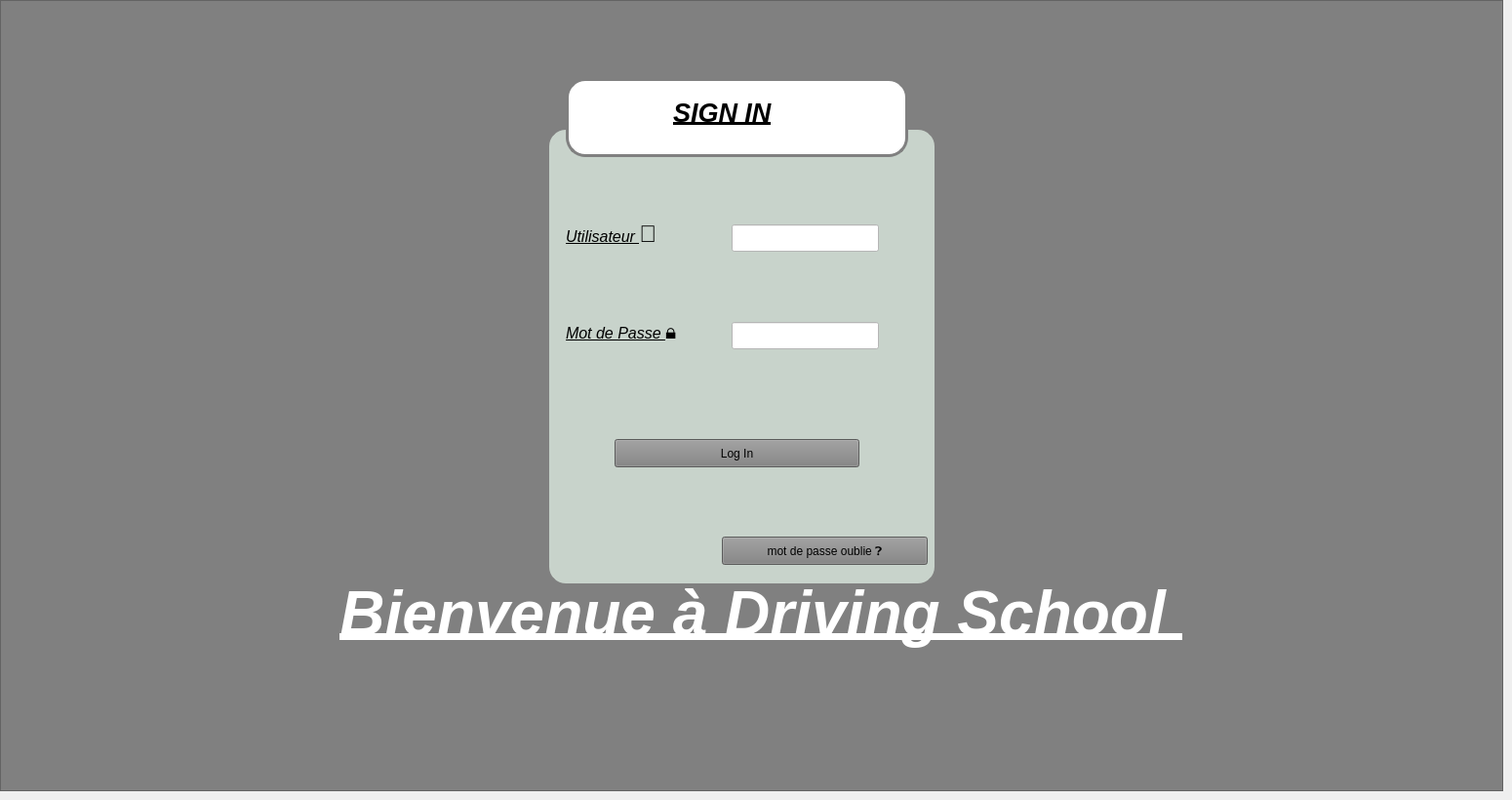
    <widget class="QWidget" name="login">
     <attribute name="title">
      <string>Page</string>
     </attribute>
     <widget class="QFrame" name="frame_2">
      <property name="geometry">
       <rect>
        <x>0</x>
        <y>0</y>
        <width>1541</width>
        <height>811</height>
       </rect>
      </property>
      <property name="styleSheet">
       <string notr="true">background-color: grey;</string>
      </property>
      <property name="frameShape">
       <enum>QFrame::Shape::StyledPanel</enum>
      </property>
      <property name="frameShadow">
       <enum>QFrame::Shadow::Raised</enum>
      </property>
      <widget class="QFrame" name="frame_login">
       <property name="geometry">
        <rect>
         <x>560</x>
         <y>130</y>
         <width>401</width>
         <height>471</height>
        </rect>
       </property>
       <property name="styleSheet">
        <string notr="true">#frame_login{
border: 3px solid grey ;
border-radius: 20px;

	background-color: rgb(200, 211, 203);
}</string>
       </property>
       <property name="frameShape">
        <enum>QFrame::Shape::StyledPanel</enum>
       </property>
       <property name="frameShadow">
        <enum>QFrame::Shadow::Raised</enum>
       </property>
       <widget class="QLabel" name="label_14">
        <property name="geometry">
         <rect>
          <x>20</x>
          <y>190</y>
          <width>171</width>
          <height>41</height>
         </rect>
        </property>
        <property name="styleSheet">
         <string notr="true">
background-color: rgb(200, 211, 203);</string>
        </property>
        <property name="text">
         <string>&lt;html&gt;&lt;head/&gt;&lt;body&gt;&lt;p&gt;&lt;span style=&quot; font-size:12pt; font-style:italic; text-decoration: underline; color:#000000;&quot;&gt;Mot de Passe &lt;/span&gt;&lt;span style=&quot; font-size:16pt;&quot;&gt;🔒&lt;/span&gt;&lt;/p&gt;&lt;/body&gt;&lt;/html&gt;</string>
        </property>
       </widget>
       <widget class="QLabel" name="label_16">
        <property name="geometry">
         <rect>
          <x>20</x>
          <y>90</y>
          <width>141</width>
          <height>41</height>
         </rect>
        </property>
        <property name="styleSheet">
         <string notr="true">background-color: rgb(200, 211, 203);</string>
        </property>
        <property name="text">
         <string>&lt;html&gt;&lt;head/&gt;&lt;body&gt;&lt;p&gt;&lt;span style=&quot; font-size:12pt; font-style:italic; text-decoration: underline; color:#000000;&quot;&gt;Utilisateur &lt;/span&gt;&lt;span style=&quot; font-size:18pt;&quot;&gt;👤&lt;/span&gt;&lt;/p&gt;&lt;/body&gt;&lt;/html&gt;</string>
        </property>
       </widget>
       <widget class="QLineEdit" name="lineEdit_6">
        <property name="geometry">
         <rect>
          <x>190</x>
          <y>100</y>
          <width>151</width>
          <height>28</height>
         </rect>
        </property>
        <property name="styleSheet">
         <string notr="true">background-color: rgb(255, 255, 255);
color: rgb(0, 0, 0);</string>
        </property>
       </widget>
       <widget class="QLineEdit" name="lineEdit_7">
        <property name="geometry">
         <rect>
          <x>190</x>
          <y>200</y>
          <width>151</width>
          <height>28</height>
         </rect>
        </property>
        <property name="styleSheet">
         <string notr="true">background-color: rgb(255, 255, 255);
color: rgb(0, 0, 0);</string>
        </property>
       </widget>
       <widget class="QPushButton" name="pushButton">
        <property name="geometry">
         <rect>
          <x>70</x>
          <y>320</y>
          <width>251</width>
          <height>29</height>
         </rect>
        </property>
        <property name="text">
         <string>Log In</string>
        </property>
       </widget>
       <widget class="QPushButton" name="pushButton_9">
        <property name="geometry">
         <rect>
          <x>180</x>
          <y>420</y>
          <width>211</width>
          <height>29</height>
         </rect>
        </property>
        <property name="text">
         <string>mot de passe oublie ❓</string>
        </property>
       </widget>
      </widget>
      <widget class="QFrame" name="frame_login2">
       <property name="geometry">
        <rect>
         <x>580</x>
         <y>80</y>
         <width>351</width>
         <height>81</height>
        </rect>
       </property>
       <property name="styleSheet">
        <string notr="true">#frame_login2{
border: 3px solid grey ;
border-radius: 20px;
background: white ;
}</string>
       </property>
       <property name="frameShape">
        <enum>QFrame::Shape::StyledPanel</enum>
       </property>
       <property name="frameShadow">
        <enum>QFrame::Shadow::Raised</enum>
       </property>
       <widget class="QLabel" name="label_12">
        <property name="geometry">
         <rect>
          <x>110</x>
          <y>10</y>
          <width>211</width>
          <height>51</height>
         </rect>
        </property>
        <property name="styleSheet">
         <string notr="true">background-color: rgb(255, 255, 255);</string>
        </property>
        <property name="text">
         <string>&lt;html&gt;&lt;head/&gt;&lt;body&gt;&lt;p&gt;&lt;span style=&quot; font-size:20pt; font-weight:700; font-style:italic; text-decoration: underline; color:#000000;&quot;&gt;SIGN IN&lt;/span&gt;&lt;/p&gt;&lt;/body&gt;&lt;/html&gt;</string>
        </property>
       </widget>
      </widget>
      <widget class="QLabel" name="labelWelcome">
       <property name="geometry">
        <rect>
         <x>120</x>
         <y>490</y>
         <width>1321</width>
         <height>281</height>
        </rect>
       </property>
       <property name="styleSheet">
        <string notr="true">color: white;
font-size: 20px;
font-weight: bold;
</string>
       </property>
       <property name="text">
        <string>&lt;html&gt;&lt;head/&gt;&lt;body&gt;&lt;p align=&quot;center&quot;&gt;&lt;span style=&quot; font-size:48pt; font-style:italic; text-decoration: underline;&quot;&gt;Bienvenue à Driving School &lt;/span&gt;&lt;/p&gt;&lt;/body&gt;&lt;/html&gt;</string>
       </property>
       <property name="textFormat">
        <enum>Qt::TextFormat::RichText</enum>
       </property>
      </widget>
      <zorder>labelWelcome</zorder>
      <zorder>frame_login</zorder>
      <zorder>frame_login2</zorder>
     </widget>
    </widget>
